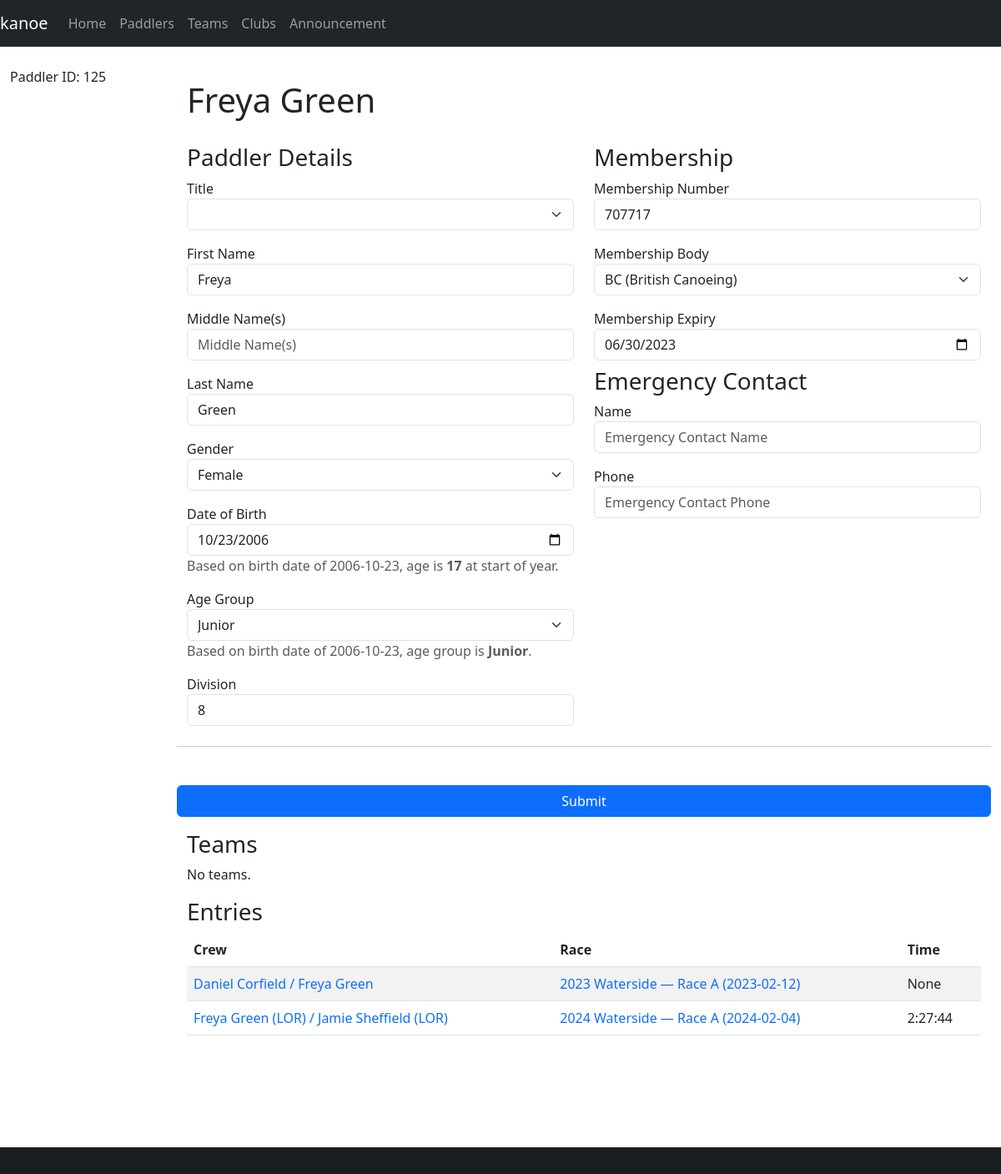
The app's page /paddler/125, older data.
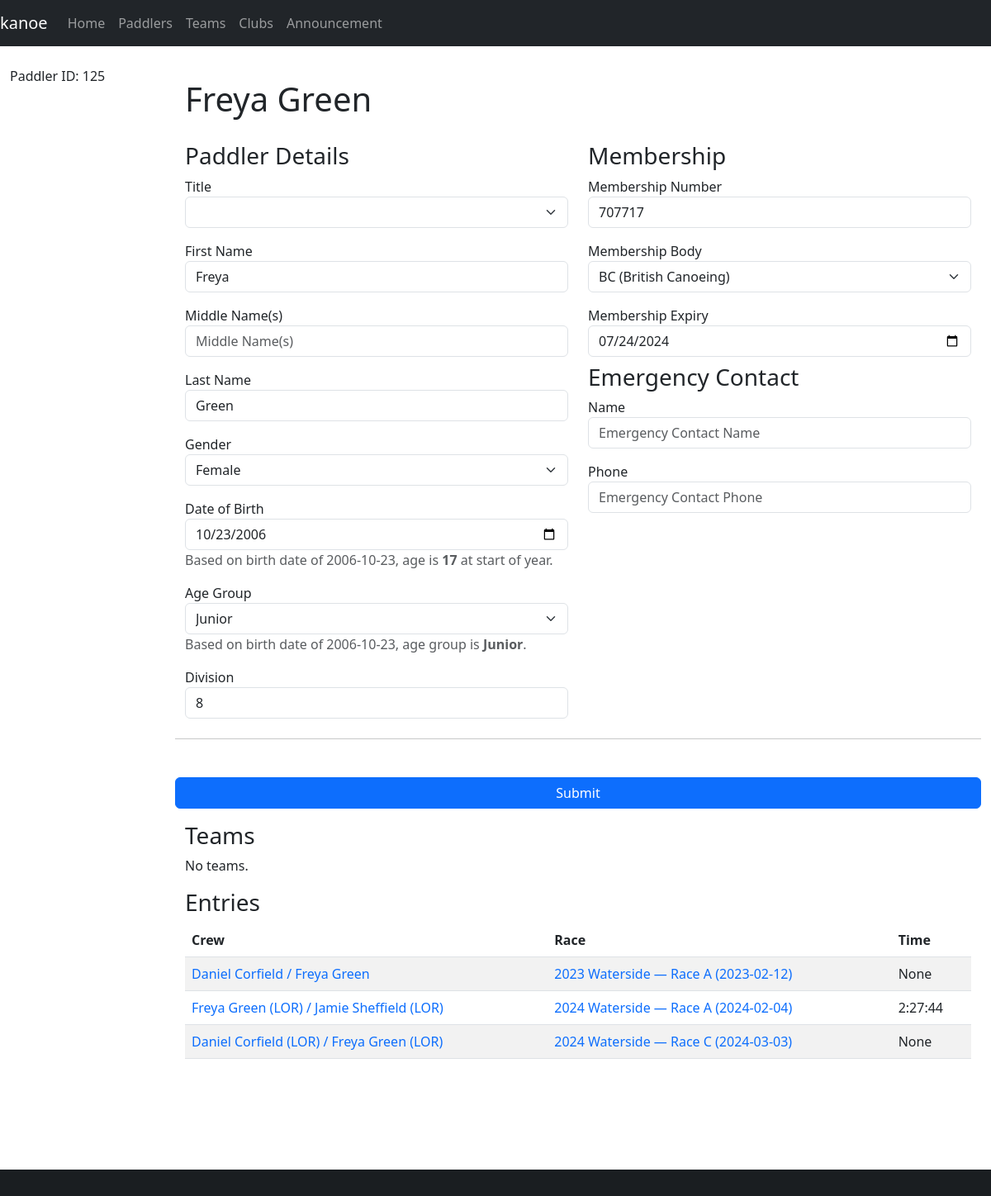
The same page, newer data.
### database/database/paddler.py (models this page shows, shortened)
class Paddler(Base):
    __tablename__ = "paddler"
    id = Column(Integer, primary_key=True)
    membership_number = Column(Integer)
    membership_expiry = Column(Date)
    membership_body_id = Column(Integer, ForeignKey(MembershipBody.id))
    division = Column(Integer)
    title = Column(String)
    first = Column(String)
    middle = Column(String)
    last = Column(String)
    gender = Column(String(1))
    suffix = Column(String)
    dob = Column(Date)
    address = Column(String)
    email = Column(String)
    phone = Column(String)
    emergency_name = Column(String)
    emergency_phone = Column(String)
    age_group_id = Column(Integer, ForeignKey(AgeGroup.id), index=True)
    age_group = relationship(AgeGroup, backref="paddlers", lazy="joined")
    membership_body = relationship(MembershipBody, backref="paddlers", lazy="joined")
    teams = relationship("Team", secondary="team_paddler", back_populates="paddlers")
    @hybrid_property
    def name(self):
        return combine_names(self.first, self.middle, self.last)
    def __repr__(self):
        return f"Paddler(id={self.id}, name='{self.name}', division={self.division or '?'})"
    @property
    def age(self):
        newyear = date(date.today().year, 1, 1)
        age = newyear.year - self.dob.year
        if (self.dob.month, self.dob.day) > (newyear.month, newyear.day):
            age -= 1
        return age
    @property
    def age_group_calculated(self):
        age = self.age
        if not age:
            return None
        elif age < 19:
            return "Junior"
        elif age >= 50:
            return "Master"
        elif age >= 35:
            return "Veteran"
        else:
            return "Senior"

class MembershipBody(Base):
    __tablename__ = "membership_body"
    id = Column(Integer, primary_key=True)
    name = Column(String)
    acronym = Column(String)

### database/database/crew.py (models this page shows)
class Crew(Base):
    __tablename__ = "crew"
    id = Column(Integer, primary_key=True)
    paddler_id = Column(Integer, ForeignKey(Paddler.id), index=True)
    club_id = Column(String(3), ForeignKey(Club.id), index=True)
    entry_id = Column(Integer, ForeignKey(Entry.id), index=True)
    services = Column(Boolean, server_default=expression.false())
    due = Column(Numeric)
    paid = Column(Numeric)
    paddler = relationship(Paddler, backref="crews", lazy="joined")
    club = relationship("Club", backref="crews", lazy="joined")
    entry = relationship(Entry, lazy="joined", overlaps="crews")
    def __repr__(self):
        club_id = f"{self.club.id}" if self.club else "None"
        entry_id = f"{self.entry.id}" if self.entry else "None"
        return f"Crew(id={self.id}, name='{self.paddler.name}', club_id={club_id}, entry_id={entry_id})"
    def __str__(self):
        club = f" ({self.club.code})" if self.club else ""
        return f"{self.paddler.name}{club}"

### database/database/race.py (models this page shows, shortened)
class Race(Base):
    __tablename__ = "race"
    __table_args__ = (UniqueConstraint("name", "date", name="uq_race_name_date"),)
    id = Column(Integer, primary_key=True)
    name = Column(String, nullable=False)
    date = Column(Date, nullable=False)
    series_id = Column(Integer, ForeignKey(Series.id), index=True)
    time_min_start = Column(String)
    time_max_start = Column(String)
    time_min_finish = Column(String)
    time_max_finish = Column(String)
    time_adjustment = Column(Integer)
    series = relationship(Series, backref="races", lazy="joined")
    def __str__(self):
        return "%s (%s)" % (self.name, self.date)

### database/database/entry.py (models this page shows, shortened)
class Entry(Base):
    __tablename__ = "entry"
    id = Column(Integer, primary_key=True)
    race_id = Column(Integer, ForeignKey(Race.id), index=True)
    category_id = Column(Integer, ForeignKey(Category.id), index=True)
    boat_type = Column(boat_type, index=True)
    entry_number = Column(Integer)
    series_id = Column(Integer, ForeignKey(Series.id), index=True)
    time_start = Column(String)
    time_finish = Column(String)
    time_adjustment = Column(Integer)
    registered = Column(Boolean, default=False, nullable=False)
    retired = Column(Boolean, default=False, nullable=False)
    scratched = Column(Boolean, default=False, nullable=False)
    disqualified = Column(Boolean, default=False, nullable=False)
    note = Column(Text)
    category = relationship(Category, backref="entries", lazy="joined")
    race = relationship(Race, backref="entries", lazy="joined")
    race_number = relationship("Number", secondary="number_entry", uselist=False)
    crews = relationship("Crew", lazy="joined", order_by="Crew.paddler_id")
    def __str__(self):
        names = sorted([str(crew) for crew in self.crews])
        return " / ".join(names)
    @property
    def time(self):
        if self.time_start and self.time_finish:
            time_start = datetime.datetime.strptime(self.time_start, "%H:%M:%S")
            time_finish = datetime.datetime.strptime(self.time_finish, "%H:%M:%S")
            return (
                time_finish
                - time_start
                + datetime.timedelta(seconds=(self.time_adjustment or 0))
            )
        else:
            return None

### database/database/club.py (models this page shows, shortened)
class Club(Base):
    __tablename__ = "club"
    id = Column(Integer, primary_key=True)
    name = Column(String)
    code_regex = Column(String())
    services = Column(Boolean, server_default=expression.false())
    @property
    def code(self):
        return self.code_regex.split("|")[0]

### database/database/age_group.py (models this page shows, shortened)
class AgeGroup(Base):
    __tablename__ = "age_group"
    id = Column(Integer, primary_key=True)
    label = Column(String)
    def __str__(self):
        return self.label

### paddle/views/paddler.py (the view, shortened to what this page needs)
@blueprint.route("/paddler/<paddler_id>", methods=("GET", "POST"))
@blueprint.route("/paddler/", defaults={"paddler_id": None}, methods=("GET", "POST"))
@login_required
def paddler(paddler_id):
    if paddler_id:
        paddler = session.get(db.Paddler, paddler_id)
    else:
        paddler = None
    age_groups = session.query(db.AgeGroup).all()
    membership_bodies = session.query(db.MembershipBody).all()
    if paddler:
        logging.debug(f"* {repr(paddler)}")
        logging.debug("  Crews:")
        for crew in paddler.crews:
            logging.debug(f"    - {repr(crew)}")
    return render_template(
        "paddler.j2",
        paddler=paddler,
        age_groups=age_groups,
        membership_bodies=membership_bodies,
    )

### database/database/paddler.py (called while the page is built)
def combine_names(first, middle, last):
    name = [first, middle, last]
    name = list(filter(lambda item: item is not None, name))
    name = " ".join(name)
    name = name.strip()
    return name

### paddle/templates/paddler.j2 (shortened to what the changed rows need)
{% extends "base-fluid.j2" %}
{% from "macros.j2" import find_value %}
{% block content %}
<h1>{% if paddler.name %}{{ paddler.name }}{% else %}New Paddler{% endif %}</h1>
<form method="post">
    <div class="row">
        <div class="col-sm-6">
            <div class="mb-3">
                <label for="first">First Name</label>
                <input type="text" class="form-control" id="first" name="first" placeholder="First Name"
                    value="{{ find_value(request.form['first'], paddler.first) }}">
            </div>
            <div class="mb-3">
                <label for="last">Last Name</label>
                <input type="text" class="form-control" id="last" name="last" placeholder="Last Name"
                    value="{{ find_value(request.form['last'], paddler.last) }}">
            </div>
            <div class="mb-3">
                <label for="last">Gender</label>
                <select class="form-select form-select" name="gender">
                    <option value="F" {% if paddler.gender=="F" %}selected{% endif %}>Female</option>
                </select>
            </div>
            <div class="mb-3">
                <label for="dob">Date of Birth</label>
                <input id="dob" name="dob" class="form-control" type="date"
                    value="{{ find_value(request.form['dob'], paddler.dob) }}">
                {% if paddler.dob %}
                <p class="text-muted">Based on birth date of {{ paddler.dob }}, age is <strong>{{ paddler.age }}</strong> at start of year.</p>
                {% endif %}
            </div>
            <div class="mb-3">
                <label>Age Group</label>
                <select class="form-select form-select{% if not paddler.age_group or paddler.age_group|string != paddler.age_group_calculated %} is-invalid{% endif %}" name="age_group_id">
                    {% for age_group in age_groups %}
                    <option value="{{ age_group.id }}" {% if paddler.age_group_id==age_group.id %}selected{% endif %}>
                        {{ age_group.label }}
                    </option>
                    {% endfor %}
                </select>
                {% if paddler.dob %}
                <p class="text-muted">Based on birth date of {{ paddler.dob }}, age group is <strong>{{ paddler.age_group_calculated }}</strong>.</p>
                {% endif %}
            </div>
        </div>
        <div class="col-sm-6">
            <div class="mb-3">
                <label for="membership_number">Membership Number</label>
                <input type="text" class="form-control" id="membership_number" name="membership_number" placeholder="Membership Number"
                    value="{{ find_value(request.form['membership_number'], paddler.membership_number) }}">
            </div>
            <div class="mb-3">
                <label for="membership_body">Membership Body</label>
                <select class="form-select" class="form-control" name="membership_body_id">
                    {% for membership_body in membership_bodies %}
                    <option {% if paddler.membership_body_id==membership_body.id %}selected {% endif %} value={{ membership_body.id }}>{{ membership_body.acronym }} ({{ membership_body.name }})</option>
                    {% endfor %}
                </select>
            </div>
            <div>
                <label for="bcu_expiry">Membership Expiry</label>
                <input type="date" class="form-control" id="membership_expiry" name="membership_expiry"
                    value="{{ find_value(request.form['membership_expiry'], paddler.membership_expiry) }}">
            </div>
        </div>
    </div>
</form>
<h3 class="mt-3">Teams</h3>
{% if paddler.teams %}
<table class="table table-striped">
    <thead>
        <tr>
            <th>Team</th>
            <th>Series</th>
        </tr>
    </thead>
    <tbody>
    {% for team in paddler.teams %}
        <tr>
            <td>
                <a href="{{ url_for('kanoe.team', team_id=team.id) }}">{{ team.name }}</a>
            </td>
            <td>
                <a href="{{ url_for('kanoe.series', series_id=team.series.id) }}">{{ team.series }}</a>
            </td>
        </tr>
    {% endfor %}
    </tbody>
</table>
{% else %}
No teams.
{% endif %}
<h3 class="mt-3">Entries</h3>
<table class="table table-striped">
    <thead>
        <tr>
            <th>Crew</th>
            <th>Race</th>
            <th>Time</th>
        </tr>
    </thead>
    <tbody>
    {% for crew in paddler.crews %}
        <tr>
            <td>
                <a href="{{ url_for('kanoe.entry', entry_id=crew.entry.id) }}">{{ crew.entry }}</a>
            </td>
            <td>
                <a href="{{ url_for('kanoe.race', race_id=crew.entry.race.id) }}">{{ crew.entry.race }}</a>
            </td>
            <td>
                {{ crew.entry.time }}
            </td>
        </tr>
    {% endfor %}
    </tbody>
</table>
{% endblock %}
{% block sidebar %}
{% include 'sidebar-paddler.j2' %}
{% endblock %}

### paddle/templates/sidebar-paddler.j2 (shortened to what this page needs)
{% if paddler %}
<p>Paddler ID: {{ paddler.id }}</p>
{% endif %}

Row changes from the older to the newer data that the page shows:
changed Paddler "Freya Green": membership_expiry "06/30/2023" → "07/24/2024"
added Crew: entry "Daniel Corfield (LOR) / Freya Green (LOR)", entry.race "2024 Waterside — Race C (2024-03-03)", entry.time "None"
